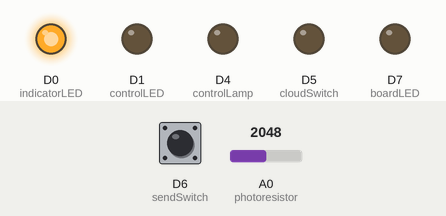
Bench run of a sketch on a simulated Particle Photon. Parts: output pins drawn as LEDs (lit = HIGH). The inputs (shaded band) are chosen by the test bench; at power-on: D6 (sendSwitch) LOW, A0 (photoresistor) = 2048.

Above: at 8.4 s.
8.5 s: D6 (sendSwitch) pulled HIGH for 1 s
At 9.7 s:
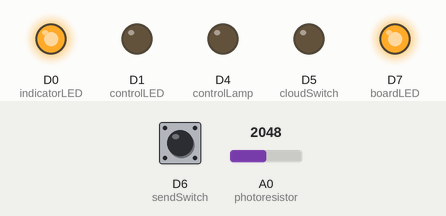
12.5 s: D6 (sendSwitch) pulled HIGH for 3.2 s
At 17.9 s:
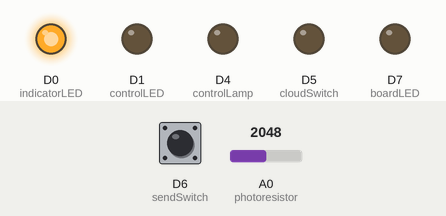
18.7 s: A0 (photoresistor) set to 3025
20.2 s: A0 (photoresistor) set to 3137
At 21.0 s:
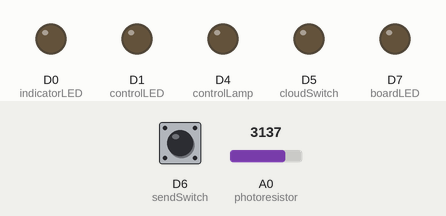
21.9 s: D6 (sendSwitch) pulled HIGH for 3.2 s
At 24.3 s:
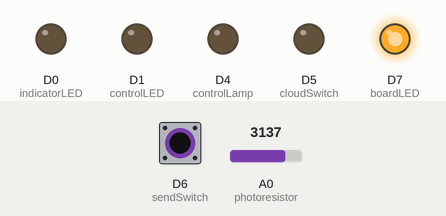
Timing chart, 0 to 27.0 s (numbered marks = the images above; inputs shaded):
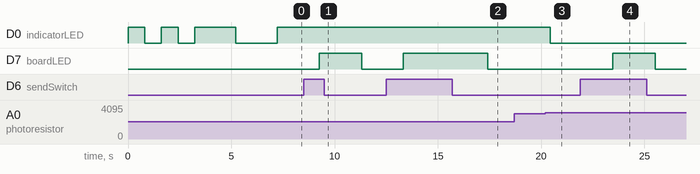

Measured:
- the behaviour switches between 3099 and 3100 on A0 (photoresistor) (found by bisection; images 2 and 3)
- after the input at 8.5 s, D7 (boardLED): LOW → HIGH after 0.76 s, → LOW 2.0 s later
- after the input at 12.5 s, D7 (boardLED): LOW → HIGH after 0.82 s, → LOW 4.1 s later
- after the input at 18.7 s, every drawn part: stays the same
- after the input at 20.2 s, D0 (indicatorLED): HIGH → LOW after 0.23 s
- after the input at 21.9 s, D7 (boardLED): LOW → HIGH after 1.6 s, → LOW 2.0 s later

The sketch:

clouddeviceconnect.ino
```cpp
// -----------------------------------
// Azure IoT demo
// Sample code from Particle.io
// Board - Particle Photon with built in wifi
//
// Reading from photoresister then read out on LED
// Turn on/off messages to Cloud
// -----------------------------------

// Setup
// photoresistor - pin A0, 3v3 (power)
// resister 10k - pin A0, Gnd
// LED indicator - pin D0, resistor 10k
// LED resistor 10k - LED, Gnd
// Switch - power(left), resistor(mid), Gnd(right)
// Switch resistor - Switch, D6

int boardLED = D7;
int photoresistor = A0;
int indicatorLED = D0;
int sendSwitch = D6;
int controlLED = D1;
int controlLamp = D4;
int cloudSwitch = D5;

int offPhoto = 2500;
int onPhoto = 3100;

//flash LED
int flashDuration = 2000;  // blue led flash duration
int flashElasped = 0;
bool blueOn = false;
bool flashInvoke = false;
int flashStart;

// publish variables
int publishTime = 2000;   // publish status every x milliseconds
int elaspedTime = 0;
bool publishNow = false;
int startTime;

// variables
bool sendToCloud = false;
int photoRead;
bool lampStatus;
bool blueStatus;
bool redStatus;
bool cloudSwitchStatus;
bool manSwitchStatus;

// functions
int cloudSwitchOn(String command);
int cloudSwitchOff(String command);
int flashControlLed(String command);
int toggleLamp(String command);
bool publishTimer(String command);
bool flashBlue(int holdTime, int thisTime);

void setup() {
    //startup vars
    startTime = millis();

    // Send digital read and publish to Azure IoT Hub
    photoRead = analogRead(photoresistor);
    String photoReadStr = String(photoRead);
    String dataOut = String( "{ \"lightLevel\":" + photoReadStr +"}");
    Particle.publish("monkeyhunterdevicestartup", dataOut, PRIVATE);

    // Set pin modes
    pinMode(photoresistor, INPUT);
    pinMode(sendSwitch, INPUT);
    pinMode(boardLED, OUTPUT);
    pinMode(indicatorLED, OUTPUT);
    pinMode(controlLED, OUTPUT);
    pinMode(controlLamp, OUTPUT);
    pinMode(cloudSwitch, OUTPUT);

    // Register the cloud functions
    // POST https://api.particle.io/v1/devices/{DEVICE_ID}/{function}/?access_token=<token>
    Particle.function("flashBlue",flashControlLed);
    Particle.function("toggleLamp",toggleLamp);
    Particle.function("toCloudON",cloudSwitchOn);
    Particle.function("toCloudOFF",cloudSwitchOff);

    // Register variables for retrieval
    // variable name max length is 12 characters long
    Particle.variable("onLevel", onPhoto);
    Particle.variable("offLevel", offPhoto);
    Particle.variable("sendToCloud", sendToCloud);
    Particle.variable("photoLevel", photoRead);
    Particle.variable("lampStatus", lampStatus);
    Particle.variable("blueStatus", blueStatus);
    Particle.variable("redStatus", redStatus);
    Particle.variable("cloudStatus", cloudSwitchStatus);
    Particle.variable("manualStatus", manSwitchStatus);
    Particle.variable("flashTime", flashDuration);

    // Reset pins
    digitalWrite(boardLED, LOW);
    digitalWrite(indicatorLED, LOW);
    digitalWrite(controlLED, LOW);
    digitalWrite(controlLamp, LOW);
    digitalWrite(cloudSwitch, LOW);

    // Flash indicate at setup ending
    digitalWrite(indicatorLED, HIGH);
    delay(800);
    digitalWrite(indicatorLED, LOW);
    delay(800);
    digitalWrite(indicatorLED, HIGH);
    delay(800);
    digitalWrite(indicatorLED, LOW);
    delay(800);
    digitalWrite(indicatorLED, HIGH);
    delay(2000);
    digitalWrite(indicatorLED, LOW);
    delay(2000);

}

void loop() {

    // Read from photoresistor, and to variables
    photoRead = analogRead(photoresistor);
    lampStatus = digitalRead(controlLamp);
    blueStatus = digitalRead(controlLED);
    redStatus = digitalRead(indicatorLED);
    cloudSwitchStatus = digitalRead(cloudSwitch);
    manSwitchStatus = digitalRead(sendSwitch);

    // Turn on LED when photoresister is low
    if(photoRead >= onPhoto){
        digitalWrite(indicatorLED, LOW);
    }
    // Turn off LED when photoresister is high
    if(photoRead < offPhoto){
        digitalWrite(indicatorLED, HIGH);
    }

    // Read manual switch status if cloud switch is OFF
    if(digitalRead(cloudSwitch) == HIGH){
        sendToCloud = true;
    }
    else{
        sendToCloud = false;
        if (digitalRead(sendSwitch) == HIGH){
            sendToCloud = true;
        }
    }

    blueOn = flashBlue(flashDuration);
    if (blueOn){
        digitalWrite(controlLED, HIGH);
    }else{
        digitalWrite(controlLED, LOW);
    }

    // check timer
    publishNow = publishTimer(String(publishNow));

    if (publishNow){
        // Publish to event log
        Particle.publish("lightReading", String(photoRead), 60, PRIVATE);

        // Send message to cloud if true, turn on board led
        if (sendToCloud){
            // Turn on cloud log status LED
            digitalWrite(boardLED,HIGH);
            String dataOut = "";

            dataOut = String::format("{ \"lightLevel\":%d, \"logStatus\":%i, \"lampStatus\":%i, \"blueStatus\":%i, \"redStatus\":%i, \"logSwitchStatus\":%i, \"manSwitchStatus\":%i, \"log\":\"asb\" }",photoRead,sendToCloud,lampStatus,blueStatus,redStatus,cloudSwitchStatus,manSwitchStatus);
            //dataOut = String::format("{ \"lightLevel\":%d }",photoRead);
            Particle.publish("monkeyhunterstatus", dataOut, PRIVATE);

            dataOut = "";
        }else{
            // Turn off cloud log status LED
            digitalWrite(boardLED,LOW);
        }
    }

    delay(500);

}

// publish timer
bool publishTimer(String command){
    int nowTime = millis();
    elaspedTime = nowTime - startTime;
    if (elaspedTime >= publishTime){
        startTime = millis();
        return true;
    }else{
        return false;
    }
}

// suspend
bool flashBlue(int dur){
    //if flash invoke, start timer and set flash invoke to false
    //if within timer, turn on led
    if(flashInvoke){
        flashInvoke = false;
        flashStart = millis();
        flashElasped = 0;
        //reset start time
    }else{
        int nowTime = millis();
        flashElasped = nowTime - flashStart;
        if (flashElasped <= flashDuration){
            return true;
        }else{
            return false;
        }
    }
}

// Start sending data to cloud
int cloudSwitchOn(String command){
    Particle.publish("monkeyhunterAction", "send data to Cloud = ON", PRIVATE);
    digitalWrite(cloudSwitch, HIGH);
    return digitalRead(cloudSwitch);
}

// Stop sending data to cloud
int cloudSwitchOff(String command){
    Particle.publish("monkeyhunterAction", "send data to Cloud = OFF", PRIVATE);
    digitalWrite(cloudSwitch, LOW);
    return digitalRead(cloudSwitch);
}

// Flash blue LED for x seconds
int flashControlLed(String command){
    int commandDuration = command.toInt();
    int flashSec = flashDuration;    // default to 2 seconds flash
    if (commandDuration > 0){
        flashSec = commandDuration;
    }
    Particle.publish("monkeyhunterAction", "flash LED at " + String(flashSec) + " ms", PRIVATE);
    //digitalWrite(controlLED, HIGH);
    //delay(flashSec);
    flashInvoke = true;
    flashDuration = flashSec;
    return flashDuration;
}

// Turn on/off bright lamp
int toggleLamp(String command){
    Particle.publish("monkeyhunterAction", "toggle Lamp", PRIVATE);
    if (digitalRead(controlLamp) == HIGH){
        digitalWrite(controlLamp, LOW);
        return digitalRead(controlLamp);
    }
    if (digitalRead(controlLamp) == LOW){
        digitalWrite(controlLamp, HIGH);
        return digitalRead(controlLamp);
    }
}
```
